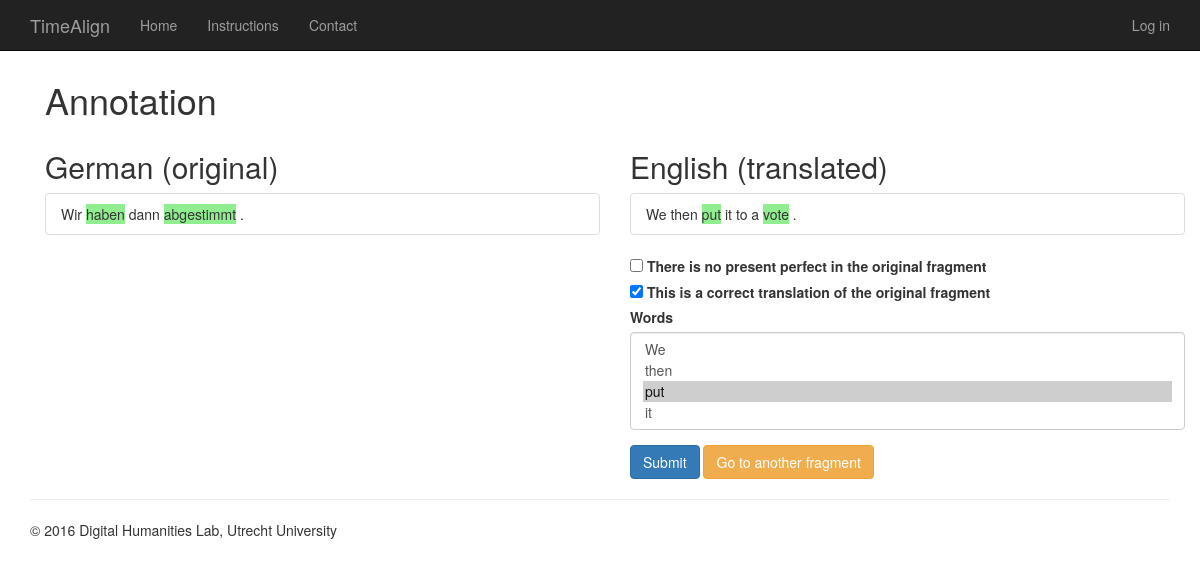
Page /edit/1/ on the committed database.
### annotations/models.py (models this page shows, shortened)
class Fragment(models.Model):
    GERMAN = 'de'
    ENGLISH = 'en'
    SPANISH = 'es'
    FRENCH = 'fr'
    DUTCH = 'nl'
    LANGUAGES = (
        (GERMAN, 'German'),
        (ENGLISH, 'English'),
        (SPANISH, 'Spanish'),
        (FRENCH, 'French'),
        (DUTCH, 'Dutch'),
    )
    language = models.CharField(max_length=2, choices=LANGUAGES)
    speaker_language = models.CharField(max_length=2, choices=LANGUAGES)
    document = models.ForeignKey(Document)

class Word(models.Model):
    xml_id = models.CharField(max_length=20)
    word = models.CharField(max_length=200)
    pos = models.CharField(max_length=10)
    lemma = models.CharField(max_length=200, null=True)
    is_target = models.BooleanField(default=False)
    sentence = models.ForeignKey(Sentence)
    def __unicode__(self):
        return self.word

class Annotation(models.Model):
    alignment = models.ForeignKey(Alignment)
    is_no_target = models.BooleanField('There is no present perfect in the original fragment', default=False)
    is_translation = models.BooleanField('This is a correct translation of the original fragment', default=True)
    words = models.ManyToManyField(Word, blank=True)
    annotated_by = models.ForeignKey(settings.AUTH_USER_MODEL)
    annotated_at = models.DateTimeField(auto_now=True)
    class Meta:
        unique_together = ('alignment', 'annotated_by', )

### annotations/views.py (the view, shortened to what this page needs)
# urls.py: url(r'^edit/(?P<pk>\d+)/$', AnnotationUpdate.as_view(), name='edit'),
class AnnotationUpdate(AnnotationMixin, SuccessMessageMixin, generic.UpdateView):
    success_message = 'Annotation edited successfully'
    def get_context_data(self, **kwargs):
        context = super(AnnotationUpdate, self).get_context_data(**kwargs)
        context['annotated_words'] = self.object.words.all()
        return context
    def get_alignment(self):
        return self.object.alignment

### annotations/forms.py (shortened to what this page needs)
class AnnotationForm(forms.ModelForm):
    class Meta:
        model = Annotation
        fields = [
            'is_no_target', 'is_translation', 'words',
        ]
    def __init__(self, *args, **kwargs):
        self.alignment = kwargs.pop('alignment', None)
        translated_sentences = self.alignment.translated_fragment.sentence_set.all()
        super(AnnotationForm, self).__init__(*args, **kwargs)
        self.fields['words'].queryset = Word.objects.filter(sentence__in=translated_sentences)

### annotations/views.py (called while the page is built)
    def get_form_kwargs(self):
        kwargs = super(AnnotationMixin, self).get_form_kwargs()
        kwargs['alignment'] = self.get_alignment()
        return kwargs

    def get_context_data(self, **kwargs):
        context = super(AnnotationMixin, self).get_context_data(**kwargs)
        context['alignment'] = self.get_alignment()
        return context

### annotations/templates/annotations/annotation_form.html (shortened to what this page needs)
{% extends "annotations/base.html" %}
{% load bootstrap3 %}
{% block content %}
{% with f1=alignment.original_fragment f2=alignment.translated_fragment %}
<div class="container">
    <h1>Annotation</h1>
    <div class="row">
        <div class="col-md-6">
            <h2>{{ f1.get_language_display }} (original)</h2>
        </div>
        <div class="col-md-6">
            <h2>{{ f2.get_language_display }} (translated)</h2>
        </div>
    </div>
    <div class="row alignment">
        <div class="col-md-6">
            {% include "annotations/_sentences.html" with sentences=f1.sentence_set.all %}
        </div>
        <div class="col-md-6 translated">
            {% include "annotations/_sentences.html" with sentences=f2.sentence_set.all %}
        </div>
    </div>
    <div class="row">
        <div class="col-md-6"></div>
        <div class="col-md-6">
            <form action="" method="post" class="form">{% csrf_token %}
                {% bootstrap_form form %}
                <button type="submit" class="btn btn-primary">
                    {% bootstrap_icon "ok" %} Submit
                </button>
                <a href="{% url 'annotations:choose' f1.language f2.language %}" role="button" class="btn btn-warning">
                    {% bootstrap_icon "arrow-right" %} Go to another fragment
                </a>
            </form>
        </div>
    </div>
</div>
{% endwith %}
{% endblock %}

### annotations/templates/annotations/_sentences.html (shortened to what this page needs)
<ul class="list-group">
    {% for sentence in sentences %}
    <li class="list-group-item" id="{{ sentence.xml_id }}">
        {% for word in sentence.word_set.all %}
        <span id="{{ word.id }}" {% if word.is_target or word in annotated_words %}class="selected"{% endif %}>{{ word.word }}</span>
        {% endfor %}
    </li>
    {% endfor %}
</ul>

### annotations/templates/annotations/annotation_form.html (style rules this page uses)
.selected { background-color: lightgreen; }

### rows in the picture
Fragment: language "German"
Fragment: language "English"
Word: word "Wir"
Word: word "haben"
Word: word "dann"
Word: word "abgestimmt"
Word: word "."
Word: word "We"
Word: word "then"
Word: word "put"
Word: word "it"
Word: word "to"
Word: word "a"
Word: word "vote"
Word: word "."
Annotation: is_translation "☑"
